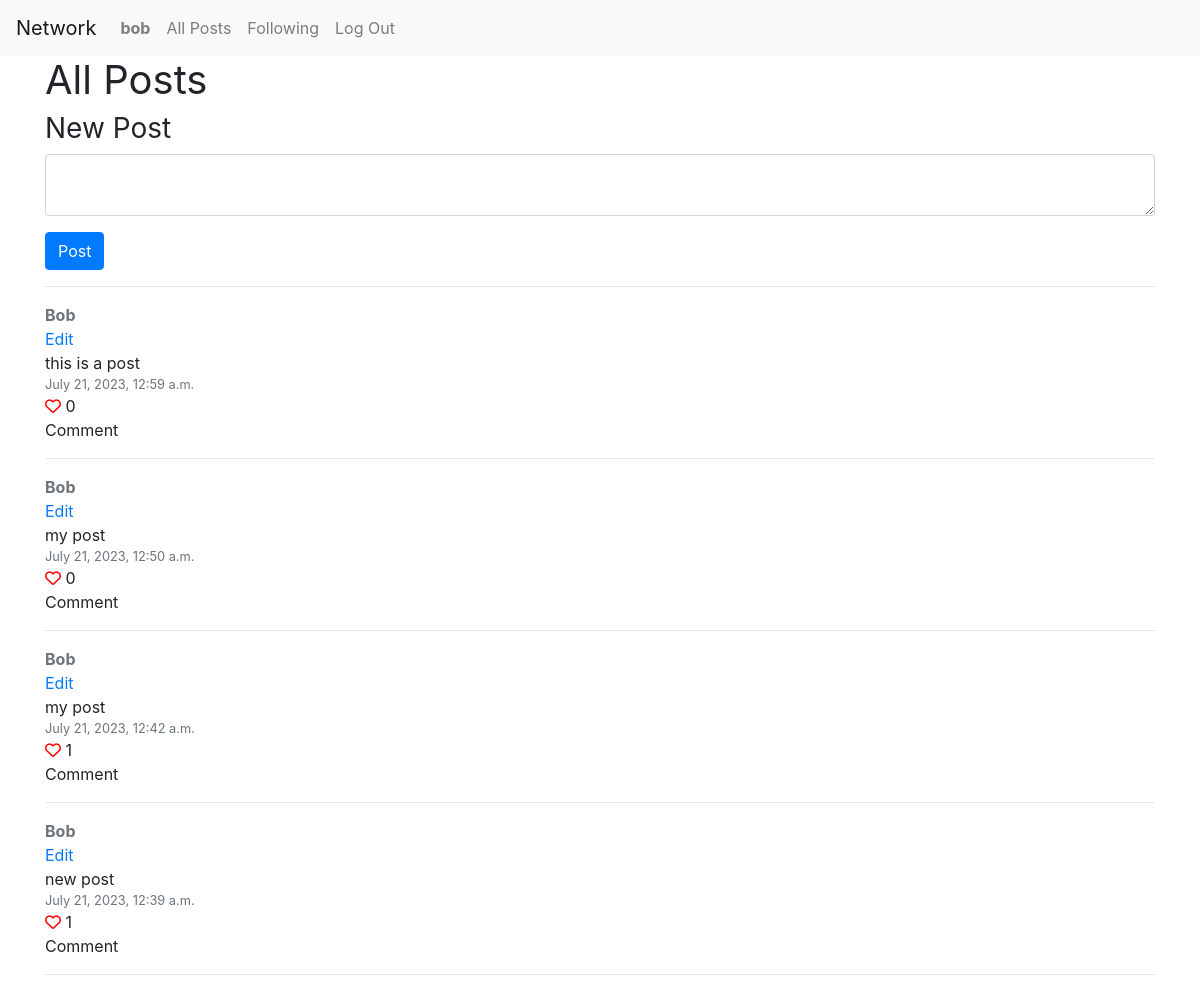
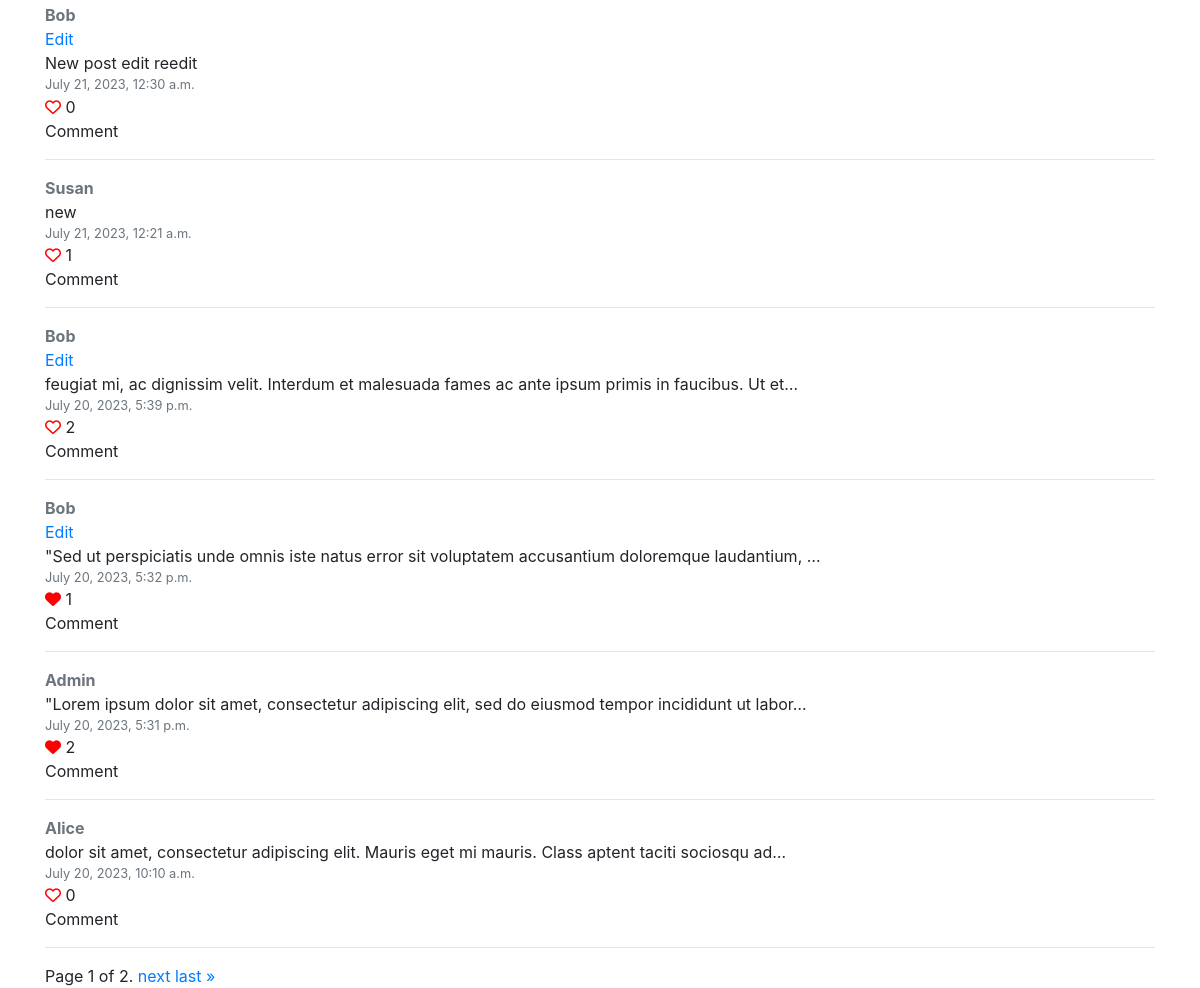
The app's page / (signed in) with its own data (2 pictures, top to bottom).
### network/models.py (models this page shows, shortened)
class User(AbstractUser):
    pass

class Post(models.Model):
    content = models.TextField(verbose_name='')
    user = models.ForeignKey(User, on_delete=models.CASCADE)
    comment = models.ForeignKey(Comment, on_delete=models.CASCADE, blank=True, null=True)
    pub_date = models.DateTimeField(auto_now_add=True)
    likes = models.ManyToManyField(User, related_name="post_like", blank=True)
    class Meta:
        ordering = ["-pub_date"]

### network/views.py (the view, shortened to what this page needs)
# urls.py: path("", views.index, name="index"),
def index(request):
    form = PostForm()
    posts = Post.objects.order_by('-pub_date')
    preview_list = posts[:5]
    paginator = Paginator(posts, 10)
    page_number = request.GET.get("page")
    page_obj = paginator.get_page(page_number)
    return render(request, "network/index.html", {'form': form, 'preview_list': preview_list, 'page_obj': page_obj})

### network/forms.py
class PostForm(forms.ModelForm):
    class Meta:
        model = Post
        fields = ['content' ]
        widgets = {
            'content' : forms.Textarea(attrs={'rows': 2, 'class': 'form-control mb-2'})
        }

### network/templates/network/index.html (shortened to what this page needs)
{% extends "network/layout.html" %}
{% load static %}
{% load crispy_forms_tags %}
{% block body %}
    <div class="container">
        {% if request.user.is_authenticated %}
            <h1 class="fw_400">All Posts</h1>
            <p class="h3 fw_400">New Post</p>
            <form method="post">
                {{ form|crispy }}
                <button class="btn btn-primary" type="submit">Post</button>
            </form>
            <hr>
            {% for post in page_obj  %}
                <a href="{% url 'profile' post.user.profile.id %}" class="my-1 font-weight-bold text-secondary">{{post.user | capfirst }}</a>
                {% if post.user == request.user %}<a class="d-block" href="{% url 'edit' post.id %}">Edit</a>{% endif %}
                <p class="my-0">{{ post.content|truncatechars:100 }} {% if post.content.count > 100 %}...{% endif %}</p>
                <p class="my-0 text-muted small">{{post.pub_date}}</p>
                {% if request.user in post.likes.all %}
                    <i value="{{ post.id }}" id="heart" class="fa-solid fa-heart" style="color:#ff0000"></i>
                {% else %}
                    <i value="{{ post.id }}" id="heart" class="fa-regular fa-heart" style="color:#ff0000"></i>
                {% endif %}
            <span id="count">{{post.likes.count}}</span>
                <p class="my-0">Comment</p>
                <hr>
            {% endfor %}
            <div class="pagination">
                <span class="step-links">
                    <span class="current">
                        Page {{ page_obj.number }} of {{ page_obj.paginator.num_pages }}.
                    </span>
                    {% if page_obj.has_next %}
                        <a href="?page={{ page_obj.next_page_number }}">next</a>
                        <a href="?page={{ page_obj.paginator.num_pages }}">last &raquo;</a>
                    {% endif %}
                    </span>
            </div>
        {% endif %}
    </div>
{% endblock %}

### network/templates/network/layout.html (shortened to what this page needs)
{% load static %}
<!DOCTYPE html>
<html lang="en">
    <head>
        <link rel="stylesheet" href="https://stackpath.bootstrapcdn.com/bootstrap/4.4.1/css/bootstrap.min.css">
        <link href="{% static 'network/styles.css' %}" rel="stylesheet">
    </head>
    <body>
        <nav class="navbar navbar-expand-lg navbar-light bg-light">
            <a class="navbar-brand" href="#">Network</a>
            <div>
              <ul class="navbar-nav mr-auto">
                {% if user.is_authenticated %}
                    <li class="nav-item">
                        <a class="nav-link" href="#"><strong>{{ user.username }}</strong></a>
                    </li>
                {% endif %}
                <li class="nav-item">
                  <a class="nav-link" href="{% url 'index' %}">All Posts</a>
                </li>
                {% if user.is_authenticated %}
                    <li class="nav-item">
                        <a class="nav-link" href="{% url 'following' %}">Following</a>
                    </li>
                    <li class="nav-item">
                        <a class="nav-link" href="{% url 'logout' %}">Log Out</a>
                    </li>
                {% endif %}
              </ul>
            </div>
          </nav>
        <div class="body">
            {% block body %}
            {% endblock %}
        </div>
    </body>
</html>

### network/static/network/styles.css (style rules this page uses)
.fw_400 { font-weight: 400; }

### records on screen
User: username "bob"
Post: user "Bob", shows "Edit", content "this is a post", pub_date "July 21, 2023, 12:59 a.m.", likes.count "0"
Post: user "Bob", shows "Edit", content "my post", pub_date "July 21, 2023, 12:50 a.m.", likes.count "0"
Post: user "Bob", shows "Edit", content "my post", pub_date "July 21, 2023, 12:42 a.m.", likes.count "1"
Post: user "Bob", shows "Edit", content "new post", pub_date "July 21, 2023, 12:39 a.m.", likes.count "1"
Post: user "Bob", shows "Edit", content "New post edit reedit", pub_date "July 21, 2023, 12:30 a.m.", likes.count "0"
Post: user "Susan", content "new", pub_date "July 21, 2023, 12:21 a.m.", likes.count "1"
Post: user "Bob", shows "Edit", content "feugiat mi, ac dignissim velit. Interdum et malesuada fames ac ante ipsum primis in faucibus. Ut et…", pub_date "July 20, 2023, 5:39 p.m.", likes.count "2"
Post: user "Bob", shows "Edit", content "\"Sed ut perspiciatis unde omnis iste natus error sit voluptatem accusantium doloremque laudantium, …", pub_date "July 20, 2023, 5:32 p.m.", likes.count "1"
Post: user "Admin", content "\"Lorem ipsum dolor sit amet, consectetur adipiscing elit, sed do eiusmod tempor incididunt ut labor…", pub_date "July 20, 2023, 5:31 p.m.", likes.count "2"
Post: user "Alice", content "dolor sit amet, consectetur adipiscing elit. Mauris eget mi mauris. Class aptent taciti sociosqu ad…", pub_date "July 20, 2023, 10:10 a.m.", likes.count "0"

### other values on screen
{{ page_obj.number }} "1"
{{ page_obj.paginator.num_pages }} "2"
